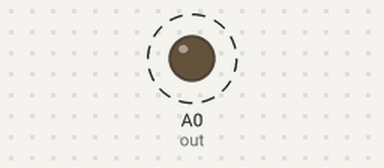
A sketch run on a simulated Arduino Uno, built with avr-gcc and run on an emulated ATmega328P. Shown: output pins drawn as LEDs (lit = HIGH). Dashed ring = blinking.

Above: at 0.06 s.
Timing chart, 0 to 3.0 s (numbered marks = the images above):
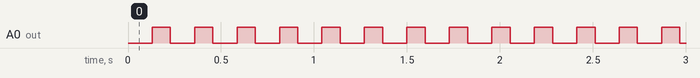

The sketch:

ramp_function1.ino
```cpp
const int out = A0;
void setup()
{
  pinMode(out,OUTPUT);
}
void loop()
{
  for(int x=0;x<225;x++)
  {
    analogWrite(out,x);
    delay(1);
  }
}
```

Measured:
- by itself, A0 (out): alternates HIGH for 0.10 s and LOW for 0.13 s
